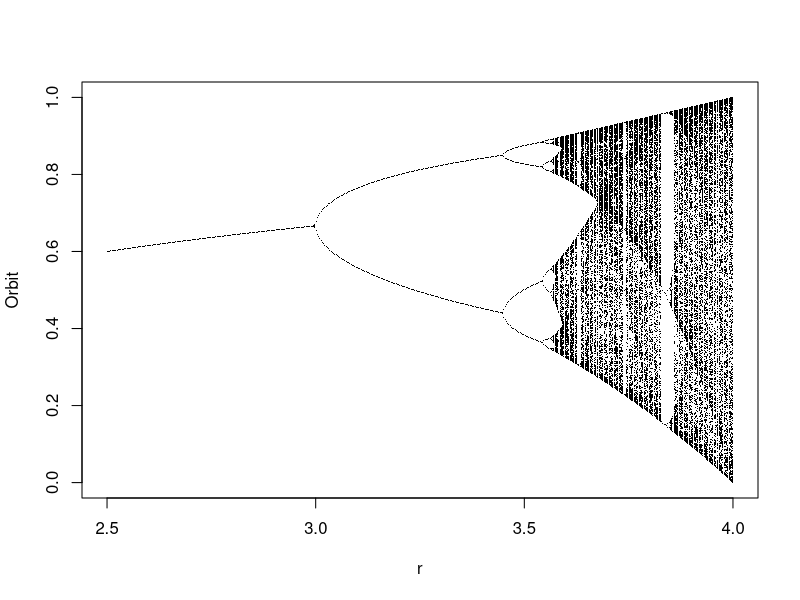
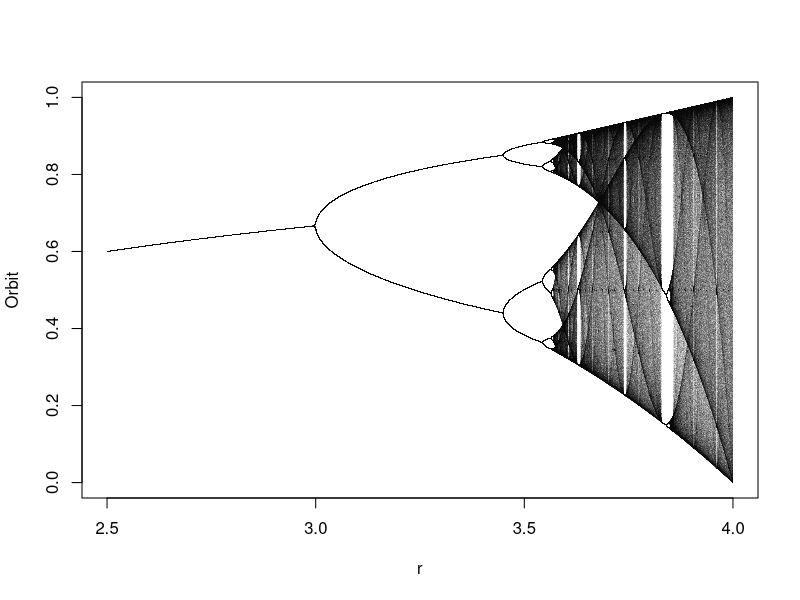

These charts were generated, in order, by the following R code:
# https://magesblog.com/post/2012-03-17-logistic-map-feigenbaum-diagram/
setwd("/home/bvt/Dropbox/eng_science/R/wd/fractal")

logistic.map <- function(r, x, N, M){
  ## r: bifurcation parameter
  ## x: initial value
  ## N: number of iteration
  ## M: number of iteration points to be returned
  z <- 1:N
  z[1] <- x
  for(i in c(1:(N-1))){
    z[i+1] <- r *z[i]  * (1 - z[i])
  }
  ## Return the last M iterations 
  z[c((N-M):N)]
}

## Set scanning range for bifurcation parameter r
my.r <- seq(2.5, 4, by=0.003)
system.time(Orbit <- sapply(my.r, logistic.map,  x=0.1, N=1000, M=300))
##   user  system elapsed (on a 2.4GHz Core2Duo)
##   2.910   0.018   2.919 

Orbit <- as.vector(Orbit)
r <- sort(rep(my.r, 301))

plot(Orbit ~ r, pch=".")
###
#now with the compiler byte code

library(compiler) ## requires R >= 2.13.0
logistic.map <- cmpfun(logistic.map) # same function as above
my.r <- seq(2.5, 4, by=0.0001)
N <- 1000; M <- 300; start.x <- 0.1
# origianal N <- 2000; M <- 500; start.x <- 0.1
system.time(orbit <- sapply(my.r, logistic.map,  x=start.x, N=N, M=M))
Orbit <- as.vector(orbit)
r <- sort(rep(my.r, (M+1)))
plot(Orbit ~ r, pch=".", col=rgb(0,0,0,0.05))


